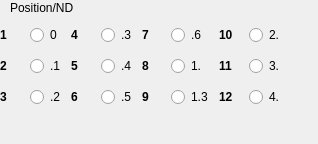
<?xml version="1.0" encoding="UTF-8"?>
<ui version="4.0">
 <class>Form</class>
 <widget class="QWidget" name="Form">
  <property name="geometry">
   <rect>
    <x>0</x>
    <y>0</y>
    <width>318</width>
    <height>144</height>
   </rect>
  </property>
  <property name="windowTitle">
   <string>Form</string>
  </property>
  <widget class="QWidget" name="gridLayoutWidget">
   <property name="geometry">
    <rect>
     <x>0</x>
     <y>20</y>
     <width>284</width>
     <height>92</height>
    </rect>
   </property>
   <layout class="QGridLayout" name="gridLayout">
    <item row="2" column="7">
     <widget class="QRadioButton" name="radioButton_12">
      <property name="text">
       <string>4.</string>
      </property>
     </widget>
    </item>
    <item row="0" column="0">
     <widget class="QLabel" name="label">
      <property name="font">
       <font>
        <weight>75</weight>
        <bold>true</bold>
       </font>
      </property>
      <property name="text">
       <string>1</string>
      </property>
     </widget>
    </item>
    <item row="0" column="3">
     <widget class="QRadioButton" name="radioButton_4">
      <property name="text">
       <string>.3</string>
      </property>
     </widget>
    </item>
    <item row="0" column="1">
     <widget class="QRadioButton" name="radioButton">
      <property name="text">
       <string>0</string>
      </property>
     </widget>
    </item>
    <item row="1" column="1">
     <widget class="QRadioButton" name="radioButton_2">
      <property name="text">
       <string>.1</string>
      </property>
     </widget>
    </item>
    <item row="2" column="5">
     <widget class="QRadioButton" name="radioButton_11">
      <property name="text">
       <string>1.3</string>
      </property>
     </widget>
    </item>
    <item row="1" column="0">
     <widget class="QLabel" name="label_2">
      <property name="font">
       <font>
        <weight>75</weight>
        <bold>true</bold>
       </font>
      </property>
      <property name="text">
       <string>2</string>
      </property>
     </widget>
    </item>
    <item row="2" column="4">
     <widget class="QLabel" name="label_9">
      <property name="font">
       <font>
        <weight>75</weight>
        <bold>true</bold>
       </font>
      </property>
      <property name="text">
       <string>9</string>
      </property>
     </widget>
    </item>
    <item row="1" column="4">
     <widget class="QLabel" name="label_8">
      <property name="font">
       <font>
        <weight>75</weight>
        <bold>true</bold>
       </font>
      </property>
      <property name="text">
       <string>8</string>
      </property>
     </widget>
    </item>
    <item row="2" column="1">
     <widget class="QRadioButton" name="radioButton_3">
      <property name="text">
       <string>.2</string>
      </property>
     </widget>
    </item>
    <item row="0" column="4">
     <widget class="QLabel" name="label_7">
      <property name="font">
       <font>
        <weight>75</weight>
        <bold>true</bold>
       </font>
      </property>
      <property name="text">
       <string>7</string>
      </property>
     </widget>
    </item>
    <item row="0" column="2">
     <widget class="QLabel" name="label_4">
      <property name="font">
       <font>
        <weight>75</weight>
        <bold>true</bold>
       </font>
      </property>
      <property name="text">
       <string>4</string>
      </property>
     </widget>
    </item>
    <item row="0" column="5">
     <widget class="QRadioButton" name="radioButton_5">
      <property name="text">
       <string>.6</string>
      </property>
     </widget>
    </item>
    <item row="1" column="3">
     <widget class="QRadioButton" name="radioButton_7">
      <property name="text">
       <string>.4</string>
      </property>
     </widget>
    </item>
    <item row="2" column="0">
     <widget class="QLabel" name="label_3">
      <property name="font">
       <font>
        <weight>75</weight>
        <bold>true</bold>
       </font>
      </property>
      <property name="text">
       <string>3</string>
      </property>
     </widget>
    </item>
    <item row="2" column="2">
     <widget class="QLabel" name="label_6">
      <property name="font">
       <font>
        <weight>75</weight>
        <bold>true</bold>
       </font>
      </property>
      <property name="text">
       <string>6</string>
      </property>
     </widget>
    </item>
    <item row="2" column="3">
     <widget class="QRadioButton" name="radioButton_10">
      <property name="text">
       <string>.5</string>
      </property>
     </widget>
    </item>
    <item row="1" column="7">
     <widget class="QRadioButton" name="radioButton_9">
      <property name="text">
       <string>3.</string>
      </property>
     </widget>
    </item>
    <item row="1" column="2">
     <widget class="QLabel" name="label_5">
      <property name="font">
       <font>
        <weight>75</weight>
        <bold>true</bold>
       </font>
      </property>
      <property name="text">
       <string>5</string>
      </property>
     </widget>
    </item>
    <item row="0" column="7">
     <widget class="QRadioButton" name="radioButton_6">
      <property name="text">
       <string>2.</string>
      </property>
     </widget>
    </item>
    <item row="1" column="5">
     <widget class="QRadioButton" name="radioButton_8">
      <property name="text">
       <string>1.</string>
      </property>
     </widget>
    </item>
    <item row="0" column="6">
     <widget class="QLabel" name="label_10">
      <property name="font">
       <font>
        <weight>75</weight>
        <bold>true</bold>
       </font>
      </property>
      <property name="text">
       <string>10</string>
      </property>
     </widget>
    </item>
    <item row="1" column="6">
     <widget class="QLabel" name="label_11">
      <property name="font">
       <font>
        <weight>75</weight>
        <bold>true</bold>
       </font>
      </property>
      <property name="text">
       <string>11</string>
      </property>
     </widget>
    </item>
    <item row="2" column="6">
     <widget class="QLabel" name="label_12">
      <property name="font">
       <font>
        <weight>75</weight>
        <bold>true</bold>
       </font>
      </property>
      <property name="text">
       <string>12</string>
      </property>
     </widget>
    </item>
   </layout>
  </widget>
  <widget class="QLabel" name="label_13">
   <property name="geometry">
    <rect>
     <x>10</x>
     <y>0</y>
     <width>71</width>
     <height>16</height>
    </rect>
   </property>
   <property name="text">
    <string>Position/ND</string>
   </property>
  </widget>
 </widget>
 <resources/>
 <connections/>
</ui>
